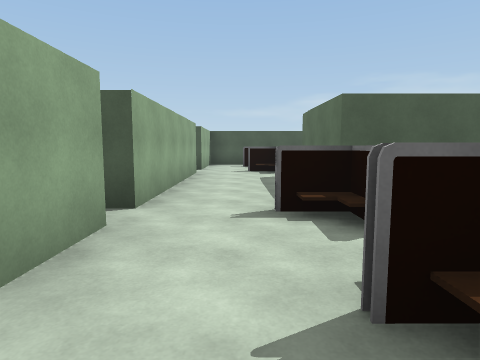
[1] (above)

16 first-person views from a walk through a Unity game level. The camera is 1.4 m above the floor, tilts 6° down and sees 75° across. The floor is counted in squares, 2 m on a side. Each view is taken from the middle of a square. On the plan, view 1 faces up. The plan holds only what a view shows up to about 10 squares ahead; the rest is blank. The place goes on beyond the plan. The player is left out.

[2]
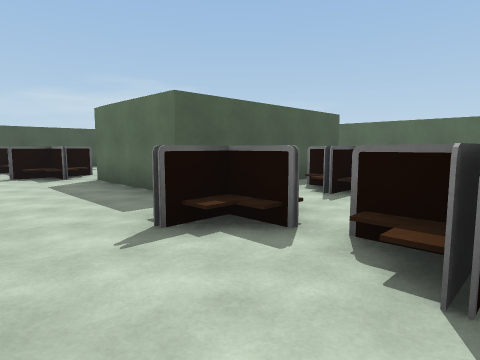

[3]
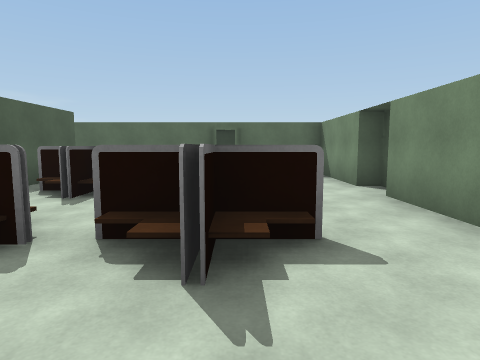

[4]
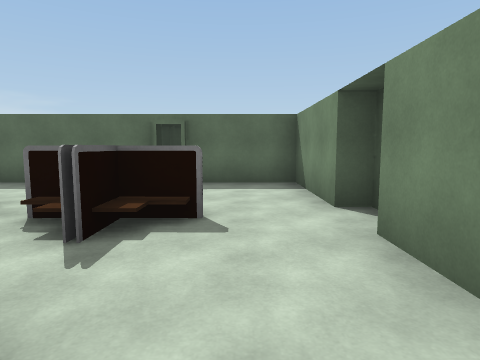

[5]
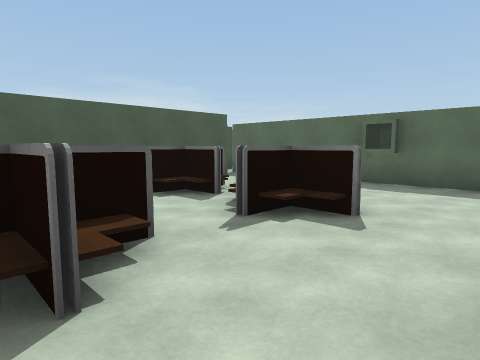

[6]
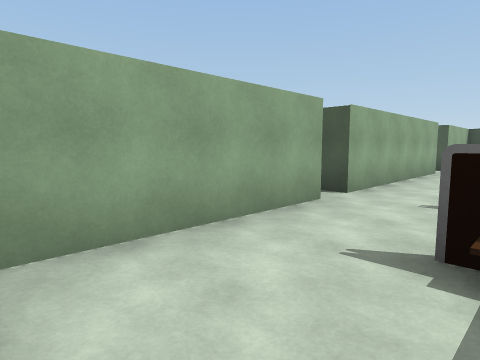

[7]
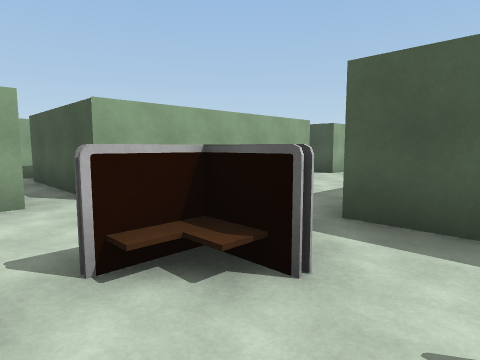

[8]
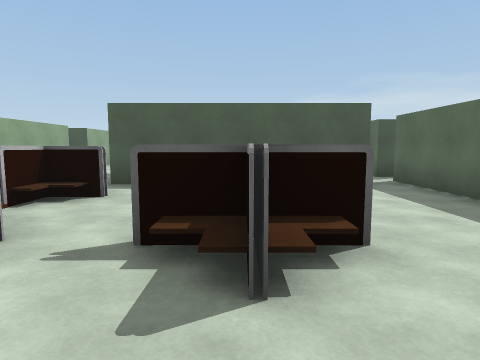

[9]
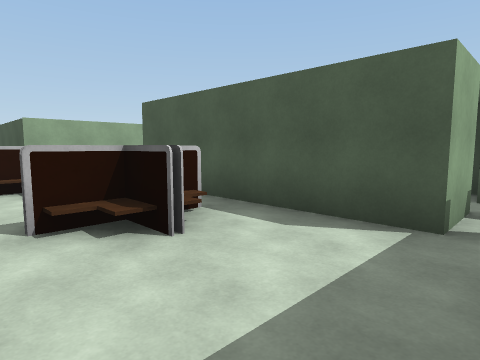

[10]
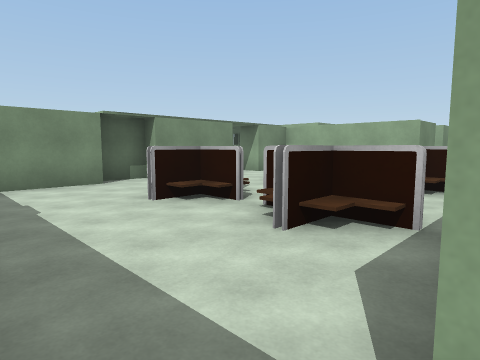

[11]
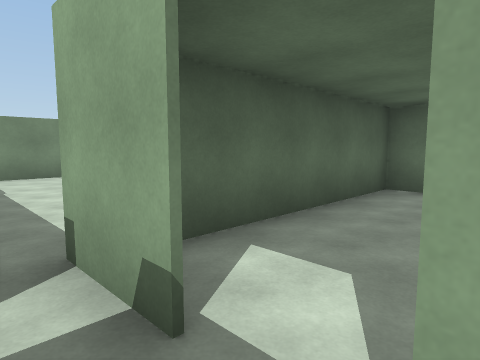

[12]
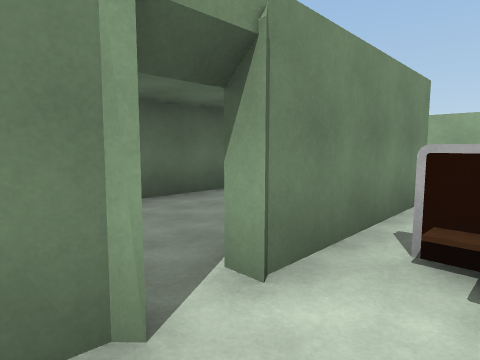

[13]
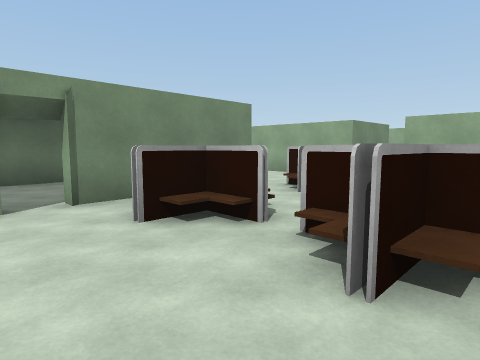

[14]
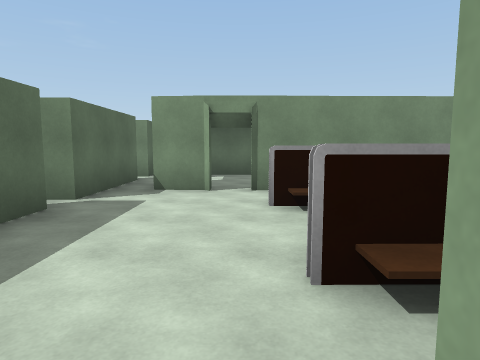

[15]
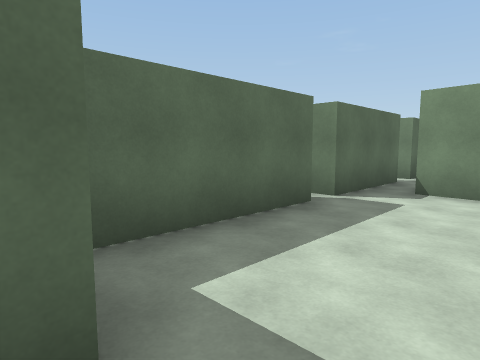

[16]
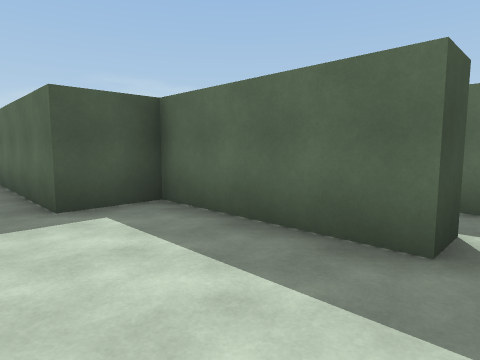

### Floor plan
Points are (right, up) in squares from view 1. A wall is a line through its corners. A room is listed if a view was taken in it or the views show most of it. See-through windows are left out.
Room 1 (views 1, 2, 3, 4, 5, 6)
walls: (1.4, 0.3) (1.3, 2.2); (-1.2, 2.8) (-1.2, -1.1) (0.1, -1.1); (2.3, 1.2) (0.4, 1.2); (1.1, -1.1) (2.5, -1.1)
ways out: opening at (2, 0) to room 2; opening at (-0.5, 1.5) to room 7; opening at (1, -1)
Room 2 (view 7)
walls: (4.1, 2.4) (4.1, 4.3); (2.2, 3.4) (0.3, 3.3); (4, 0.3) (4.1, 2.2); (4.9, 1.2) (3.2, 1.2); (1.3, 3.9) (1.3, 2.4); (4, 4.9) (1.6, 4.9); (2.5, -1.1) (3.5, -1.1)
ways out: opening at (2, 0) to room 1; opening at (4, 0) to room 4
Room 3 (view 8)
walls: (3.5, -1.1) (3.5, -1.5) (4.6, -1.5) (4.6, -1.1)
Room 4 (views 9, 10)
walls: (7.8, 1.7) (7.2, 1.7); (4.1, 2.2) (4.1, 1.3) (4.9, 1.3); (4.1, 3.4) (4.9, 3.4) (3.2, 3.4); (8.3, 1.1) (8.9, 1.8); (4.1, 4.3) (4.1, 2.4); (4.6, -1.1) (7.2, -1.1) (7.2, 5.6); (6.4, 6.2) (6.4, 4.9) (4, 4.9)
ways out: opening at (4, 0) to room 2; opening at (7, 5) to room 5
Room 5 (view 11)
walls: (8, 6.3) (7.2, 6.3) (7.2, 8.9)
ways out: opening at (7, 5) to room 4; opening at (7, 9) to room 6; gap at (6, 6) to room 8
Room 6 (views 12, 13, 14, 15, 16)
walls: (3.8, 11.5) (4.8, 11.5); (3.8, 10.2) (3.8, 8.3); (3.8, 11.8) (3.8, 10.5); (7.2, 8.9) (7.6, 8.9); (8, 9.5) (7.2, 9.5) (7.2, 12.7) (5.9, 12.7) (5.9, 14.4); (3.8, 9.3) (4.8, 9.3); (5.5, 7.9) (6.4, 7.9)
low walls: (4.2, 11) (4.2, 10.5)
ways out: opening at (7, 9) to room 5; opening at (5, 8) to room 8
Room 7 (no view inside)
walls: (1.3, 5.4) (1.3, 6.8); (1.6, 4.9) (1.6, 7.9); (-1.2, 8.5) (-1.2, 3.5); (1.2, 8.5) (0.8, 8.5); (0.5, 3) (0.5, 3.5); (2, 9.2) (0.1, 9.2); (1.3, 2.4) (1.3, 3.4)
ways out: opening at (-0.5, 1.5) to room 1; opening at (-2, 3); opening at (0, 9)
Room 8 (no view inside)
walls: (1.6, 7.9) (4.8, 7.9); (1.6, 5.1) (5.8, 5.1)
ways out: gap at (6, 6) to room 5; opening at (5, 8) to room 6

Where each view was taken, in squares from view 1:
view 1: 0 up, 0 right, facing up
view 2: 1 up, 1 left, facing up-right
view 3: 1 up, 1 left, facing right
view 4: 0 up, 1 right, facing right
view 5: 1 down, 1 right, facing up-right
view 6: 1 down, 1 right, facing up-left
view 7: 2 up, 3 right, facing up-left
view 8: 1 down, 4 right, facing up
view 9: 2 up, 7 right, facing up-left
view 10: 5 up, 7 right, facing down-left
view 11: 7 up, 7 right, facing down-left
view 12: 9 up, 6 right, facing down-left
view 13: 12 up, 6 right, facing down-left
view 14: 13 up, 5 right, facing down
view 15: 13 up, 5 right, facing down-right
view 16: 9 up, 5 right, facing up-right
